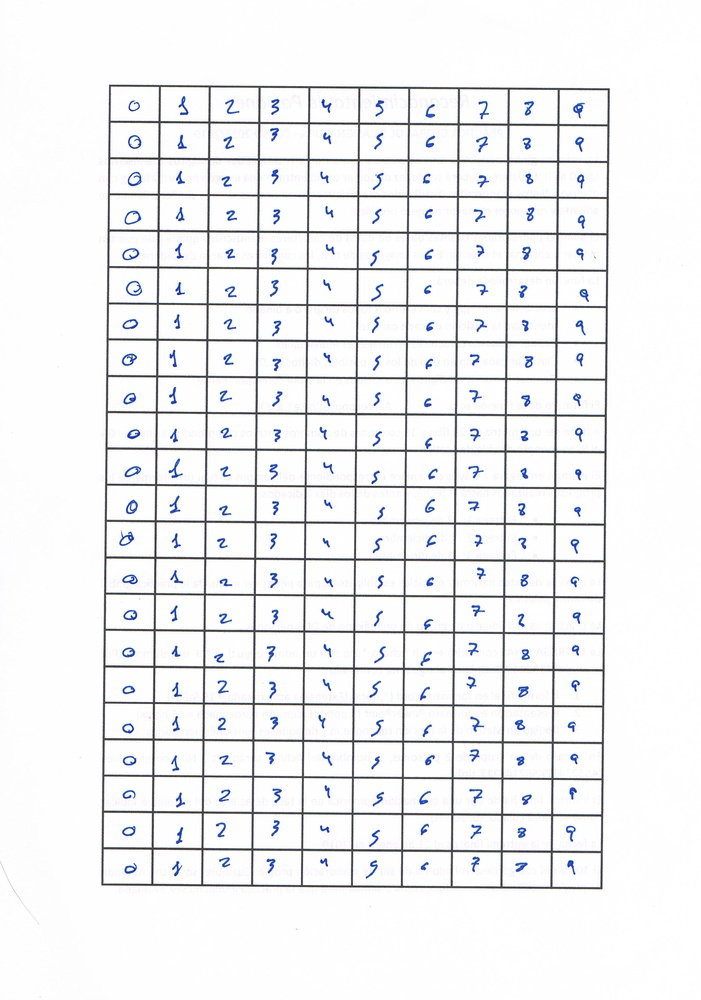
%> input picture pract_global/CuadriculaIvan.jpg, 701 x 1000 px, shrunk from 2410 x 3436 before the run
$ octave practicaGlobal.m   (GNU Octave 9; MATLAB toolbox functions it lacks are replaced by stand-ins)
%> lines starting %> are read from the running program, lines starting %| are printed output that depends on the picture; in (x1, y1, x2, y2) boxes, pixels count from 0 and x2, y2 are one past the last pixel; in counts of white or black regions, pixels touching at a corner belong together; the program's own positions count from 1
clear, clc, close all;
IM = imread('CuadriculaIvan.jpg');
%> IM is the input picture: size 1000x701x3 uint8; mean R, G, B 239, 239.6, 241.4
%imshow(IM);
IMGris = rgb2gray(IM);
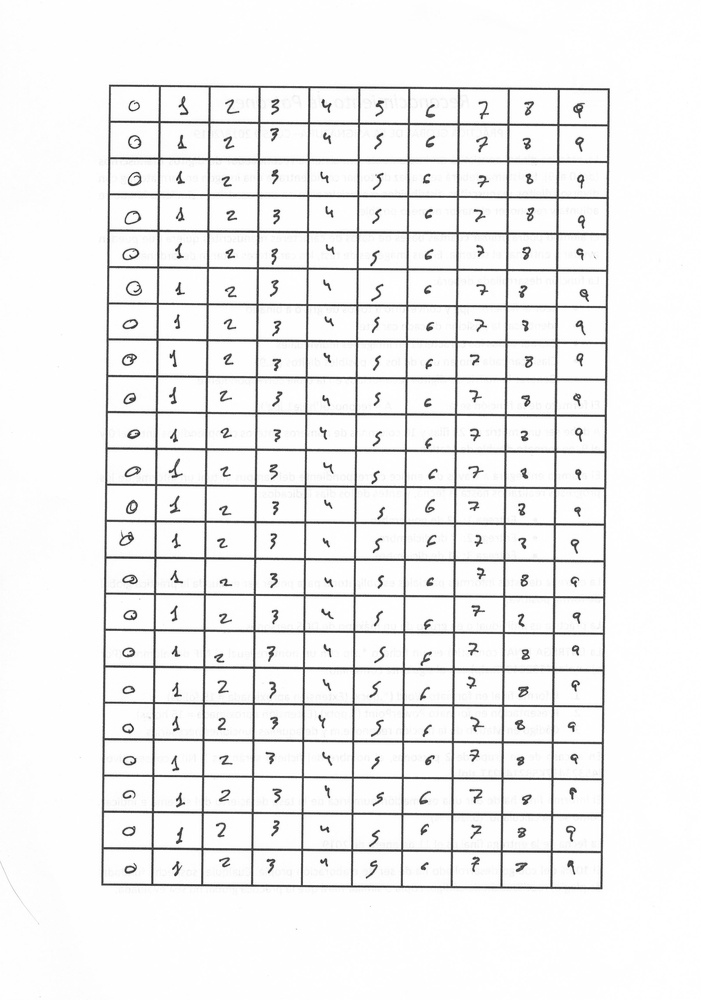
%> IMGris: size 1000x701 uint8; min 30, max 255, mean 239.6
imBN = im2bw(IM); %0 black 1 white.
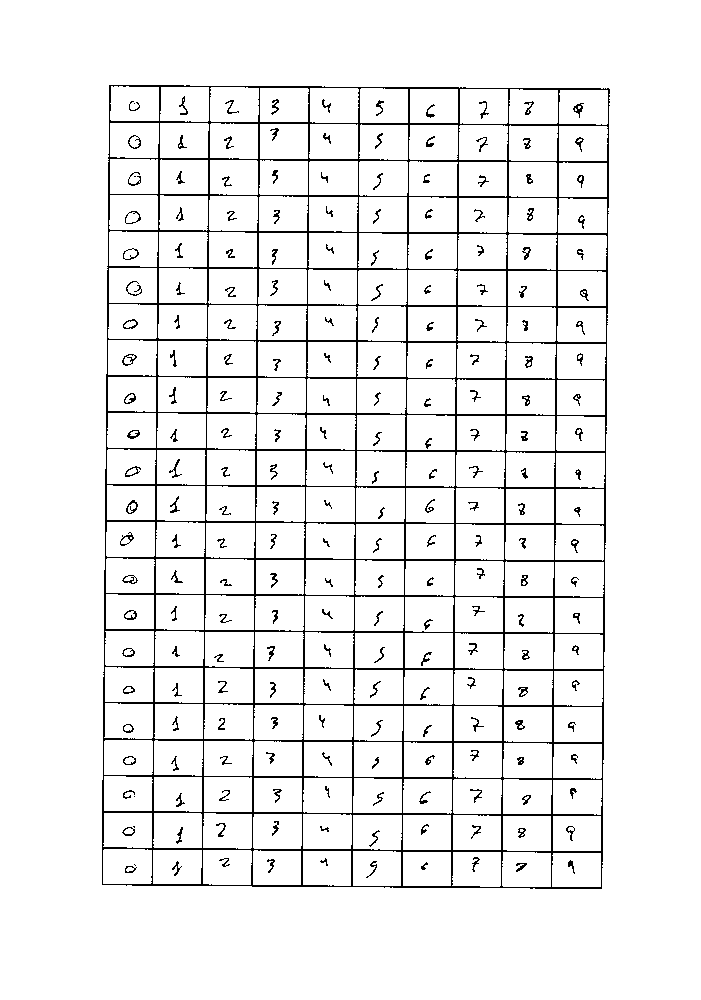
%> imBN: size 1000x701 logical; 94.1% white; black in thin lines or dots, all inside (x1, y1, x2, y2) = (102, 85, 610, 889)

%Localizar los recuadros negros.
[row, col] = find(imBN == 0);
%> row = 41509 values from 86 to 889; col = 41509 values from 103 to 610
%Dividir la cuadricula en patrones.

sector = IM(1:size(IM,1)/2, 1:size(IM,1)/2);
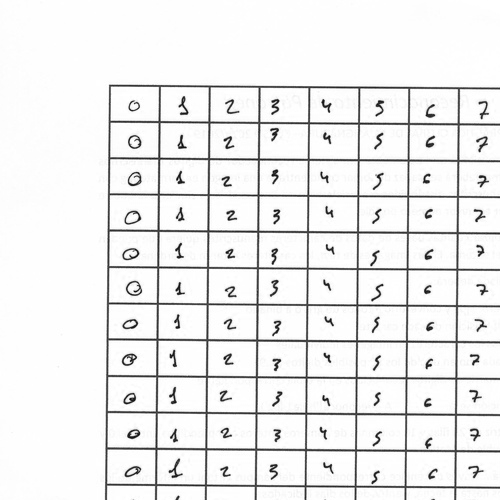
%> sector: size 500x500 uint8; min 6, max 255, mean 237.2
